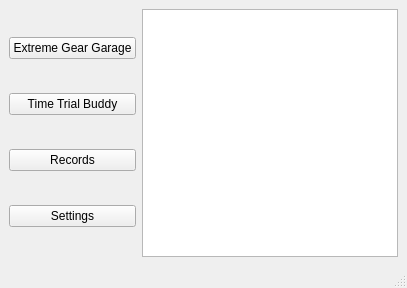
<?xml version="1.0" encoding="UTF-8"?>
<ui version="4.0">
 <class>MainWindow</class>
 <widget class="QMainWindow" name="MainWindow">
  <property name="geometry">
   <rect>
    <x>0</x>
    <y>0</y>
    <width>407</width>
    <height>288</height>
   </rect>
  </property>
  <property name="windowTitle">
   <string>MainWindow</string>
  </property>
  <widget class="QWidget" name="centralwidget">
   <property name="autoFillBackground">
    <bool>false</bool>
   </property>
   <layout class="QVBoxLayout" name="verticalLayout_2">
    <item>
     <layout class="QHBoxLayout" name="horizontalLayout">
      <item>
       <layout class="QVBoxLayout" name="verticalLayout">
        <item>
         <widget class="QPushButton" name="eggButton">
          <property name="text">
           <string>Extreme Gear Garage</string>
          </property>
         </widget>
        </item>
        <item>
         <widget class="QPushButton" name="ttbButton">
          <property name="text">
           <string>Time Trial Buddy</string>
          </property>
         </widget>
        </item>
        <item>
         <widget class="QPushButton" name="recordsButton">
          <property name="text">
           <string>Records</string>
          </property>
         </widget>
        </item>
        <item>
         <widget class="QPushButton" name="settingsButton">
          <property name="text">
           <string>Settings</string>
          </property>
         </widget>
        </item>
       </layout>
      </item>
      <item>
       <widget class="QGraphicsView" name="backgroundGraphicsView">
        <property name="sizePolicy">
         <sizepolicy hsizetype="Preferred" vsizetype="Preferred">
          <horstretch>0</horstretch>
          <verstretch>0</verstretch>
         </sizepolicy>
        </property>
        <property name="verticalScrollBarPolicy">
         <enum>Qt::ScrollBarPolicy::ScrollBarAlwaysOff</enum>
        </property>
        <property name="horizontalScrollBarPolicy">
         <enum>Qt::ScrollBarPolicy::ScrollBarAlwaysOff</enum>
        </property>
        <property name="sizeAdjustPolicy">
         <enum>QAbstractScrollArea::SizeAdjustPolicy::AdjustIgnored</enum>
        </property>
        <property name="backgroundBrush">
         <brush brushstyle="NoBrush">
          <color alpha="255">
           <red>0</red>
           <green>0</green>
           <blue>0</blue>
          </color>
         </brush>
        </property>
        <property name="foregroundBrush">
         <brush brushstyle="NoBrush">
          <color alpha="0">
           <red>0</red>
           <green>0</green>
           <blue>0</blue>
          </color>
         </brush>
        </property>
        <property name="interactive">
         <bool>false</bool>
        </property>
       </widget>
      </item>
     </layout>
    </item>
   </layout>
  </widget>
  <widget class="QMenuBar" name="menubar">
   <property name="geometry">
    <rect>
     <x>0</x>
     <y>0</y>
     <width>407</width>
     <height>25</height>
    </rect>
   </property>
  </widget>
  <widget class="QStatusBar" name="statusbar"/>
 </widget>
 <resources/>
 <connections/>
</ui>
